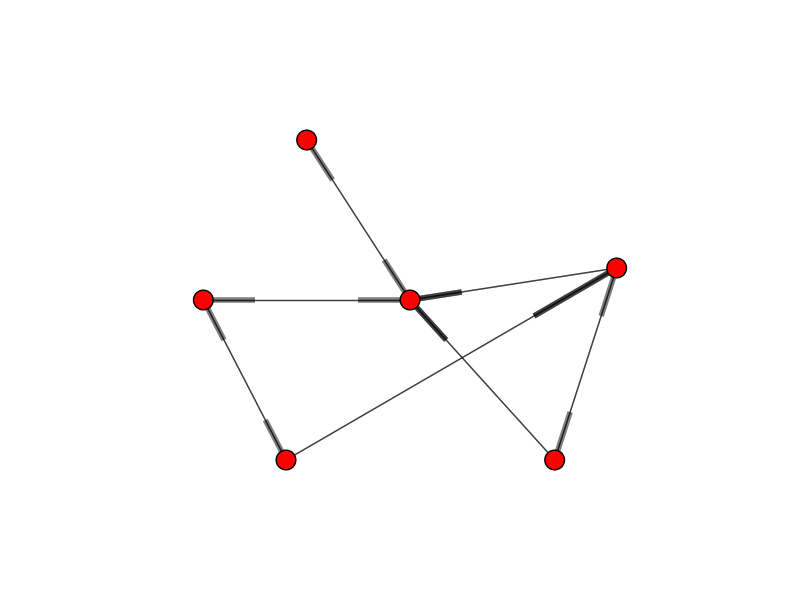

Recreate this plot in Python.
#!/usr/bin/env python
# coding=utf8
#
# Author: Archer Reilly
# Date: 06/Mar/2016
# File: undirectedgraphwithweightsnode.py
# Desc: draw graph of undirected with weights
#
# Produced By CSRGXTU
import matplotlib.pyplot as plt
import networkx as nx
from numpy import array

G = nx.DiGraph()

# add 6 same nodes
nodes = [1, 2, 3, 4, 5, 6]
G.add_nodes_from(nodes)

# nodes coordinates
pos = nx.spring_layout(G)
pos[1] = array([-1,  0])
pos[2] = array([-0.6, -1])
pos[3] = array([0.7, -1])
pos[4] = array([1,  0.2])
pos[5] = array([-0.5,  1])
pos[6] = array([0, 0])

# add edges between nodes
edges = [(1, 2), (1, 6), (2, 4), (3, 4), (3, 6), (4, 6), (5, 6)]
# G.add_edges_from(edges)
G.add_weighted_edges_from([(2, 1, 0.5), (6, 1, 0.5), (2, 4, 0.5), (3, 6, 0.5), (4, 3, 0.5), (4, 6, 0.5), (6, 5, 0.5)])

# draw the nodes
# nx.draw_networkx_nodes(G, pos, nodelist=nodes, node_color='r', node_size=500, alpha=0.8)
nx.draw_networkx_nodes(G, pos, nodelist=nodes, node_size=200, alpha=1)

# draw the edges
nx.draw_networkx_edges(G, pos, width=1.0, alpha=0.5)
nx.draw_networkx_edges(G, pos, edgelist=edges, width=1.0, arrows=True, alpha=0.5)

# use plt plot the graph and remove axis
plt.axis('off')
plt.savefig("directedgraph.png")
plt.show()
